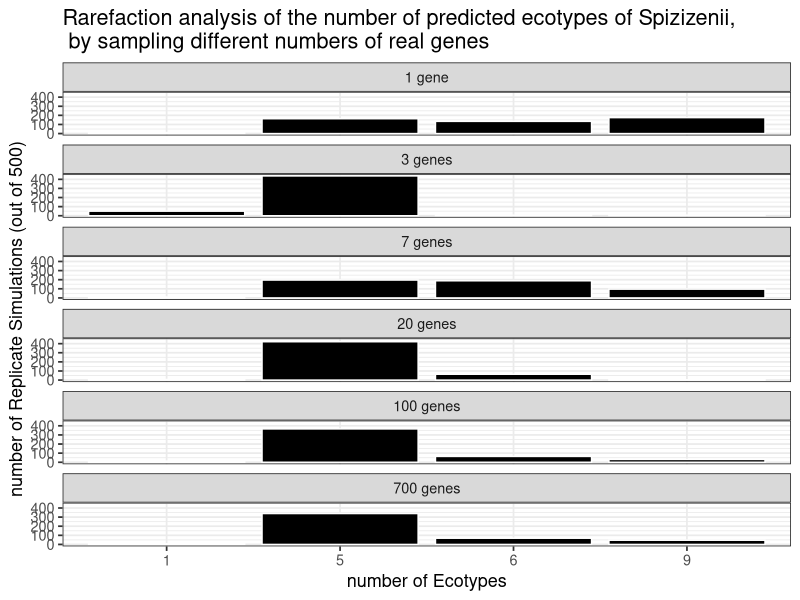

Recreate this plot in R.
library(ggplot2)
require(RColorBrewer)

data <- read.csv("rand_ecotype_result.csv")
data$ecotype_size[data$ecotype_size >= 12] <- NA
# data$ecotype_size[data$ecotype_size < 12] <- NA
data <- na.omit(data)

data$gene_numebr = as.factor(data$gene_numebr)

gene_numebr.labs <- c('1 gene', '3 genes', '7 genes', '20 genes', '100 genes', '700 genes')
names(gene_numebr.labs) <- c('1', '3', '7', '20', '100', '700')

ggplot(data, aes(x = factor(ecotype_size))) +
  geom_bar(fill = "black",
                 color = "white") +
  facet_wrap(~ gene_numebr, ncol = 1, labeller = labeller(gene_numebr=gene_numebr.labs)) +
  ylab("number of Replicate Simulations (out of 500)") +
  xlab("number of Ecotypes")+
  theme_bw(base_size = 13)+
  ggtitle("Rarefaction analysis of the number of predicted ecotypes of Spizizenii,\n by sampling different numbers of real genes")

  # theme(axis.text.x=element_text(size=12),
  #     axis.text.y=element_text(size=12))

